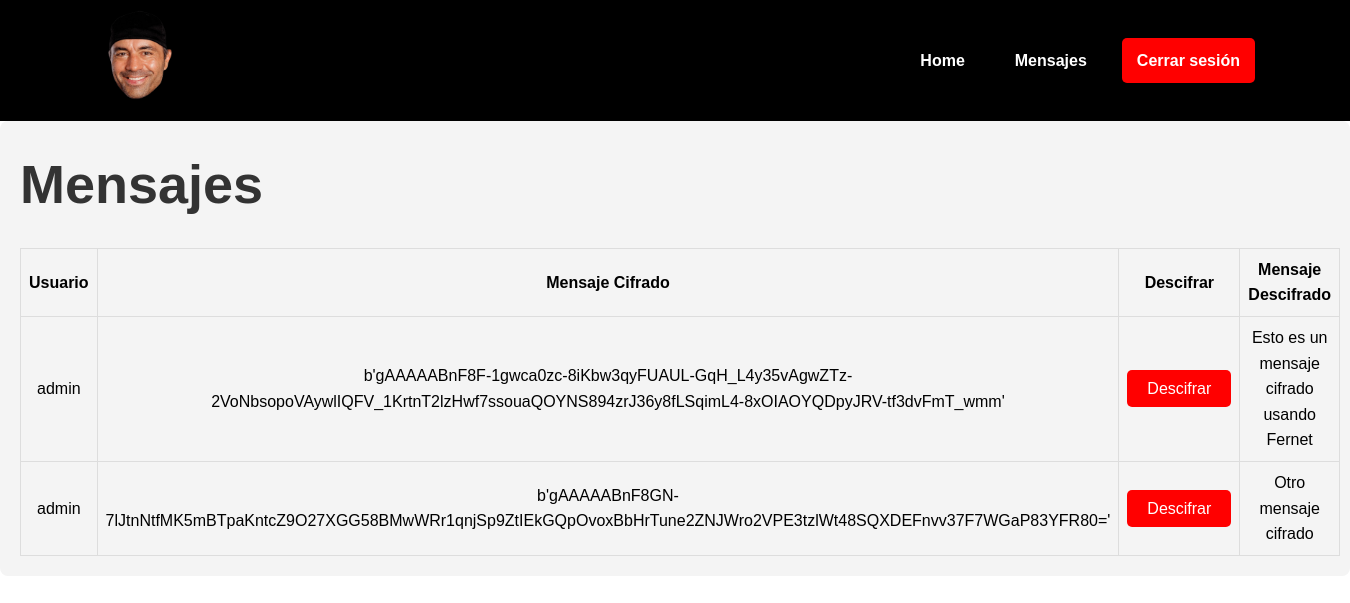
The app's page /mensajes (signed in) with its own data.
### tables this page shows
CREATE TABLE messages (
            message_id INTEGER PRIMARY KEY AUTOINCREMENT,
            user_id INTEGER NOT NULL,
            message TEXT NOT NULL, hmac TEXT, descifrado TEXT,
            FOREIGN KEY (user_id) REFERENCES users(id)
        );

CREATE TABLE users (
            id INTEGER PRIMARY KEY AUTOINCREMENT,
            username TEXT NOT NULL UNIQUE,
            password TEXT NOT NULL
        );

### app.py (the view)
@app.route('/mensajes')
def mensajes():
    if 'user_id' not in session:
        return redirect(url_for('login'))
    conn = get_db_connection()
    messages = conn.execute('''
        SELECT users.username, messages.message, messages.descifrado
        FROM messages
        JOIN users ON messages.user_id = users.id
    ''').fetchall()
    conn.close()
    return render_template('mensajes.html', messages=messages)

### app.py (called while the page is built)
def get_db_connection():
    conn = sqlite3.connect('database.db')
    conn.row_factory = sqlite3.Row
    return conn

@app.context_processor
def inject_is_logged_in():
    return {'is_logged_in': 'user_id' in session}

### templates/mensajes.html (shortened to what this page needs)
<!DOCTYPE html>
<html lang="es">
<head>
    <link rel="stylesheet" href="/static/css/styles.css">
</head>
<body>
    <header>
        <nav>
            <div class="logo">
                <img src="{{ url_for('static', filename='img/joe.png') }}" alt="Logo">
            </div>
            <ul class="menu">
                <li><a href="{{ url_for('index') }}">Home</a></li>
                <li><a href="{{ url_for('mensajes') }}">Mensajes</a></li>
                {% if is_logged_in %}
                    <li><a href="{{ url_for('logout') }}" class="btn">Cerrar sesión</a></li>
                {% else %}
                    <li><a href="{{ url_for('login') }}" class="btn">Iniciar sesión</a></li>
                    <li><a href="{{ url_for('register') }}" class="btn">Registrar</a></li>
                {% endif %}
            </ul>
        </nav>
    </header>
    <section class="formato-mensajes">
        <h1 class="titulo-mensajes">Mensajes</h1>
        <table class="elementos-tabla">
            <thead>
                <tr>
                    <th>Usuario</th>
                    <th>Mensaje Cifrado</th>
                    <th>Descifrar</th>
                    <th>Mensaje Descifrado</th>
                </tr>
            </thead>
            <tbody>
                {% for message in messages %}
                <tr>
                    <td>{{ message.username }}</td>
                    <td>{{ message.message }}</td>
                    <td><a href="#" class="btn">Descifrar</a></td>
                    <td>{{ message.descifrado }}</td>
                </tr>
                {% endfor %}
            </tbody>
        </table>
    </section>
</body>
</html>

### static/css/styles.css (style rules this page uses)
* { margin: 0; padding: 0; box-sizing: border-box; }
body { font-family: 'Poppins', sans-serif; background-color: white; color: black; line-height: 1.6; }
header { background-color: black; padding: 10px 0; }
nav { display: flex; justify-content: space-between; align-items: center; max-width: 1200px; margin: 0 auto; padding: 0 20px; }
.logo { font-size: 24px; color: white; }
.logo img { width: 90px; height: auto; }
.menu { display: flex; align-items: center; list-style: none; padding: 0; margin: 0; }
.menu li { margin-left: 20px; }
.menu a { text-decoration: none; color: white; font-weight: bold; padding: 10px 15px; display: flex; align-items: center; }
.btn { color: white; background-color: red; text-decoration: none; border-radius: 5px; padding: 10px 20px; }
.formato-mensajes { padding: 20px; background-color: #f4f4f4; border-radius: 8px; margin-bottom: 20px; }
.titulo-mensajes { font-size: 54px; font-weight: bold; color: #333; }
.elementos-tabla { width: 100%; border-collapse: collapse; margin-top: 20px; border: 1px solid #ddd; }
.elementos-tabla th, .elementos-tabla td { border: 1px solid #ddd; padding: 8px; text-align: center; }

### records on screen
messages: username "admin", message "b'gAAAAABnF8F-1gwca0zc-8iKbw3qyFUAUL-GqH_L4y35vAgwZTz-2VoNbsopoVAywlIQFV_1KrtnT2lzHwf7ssouaQOYNS894zrJ36y8fLSqimL4-8xOIAOYQDpyJRV-tf3dvFmT_wmm'", descifrado "Esto es un mensaje cifrado usando Fernet"
messages: username "admin", message "b'gAAAAABnF8GN-7lJtnNtfMK5mBTpaKntcZ9O27XGG58BMwWRr1qnjSp9ZtIEkGQpOvoxBbHrTune2ZNJWro2VPE3tzlWt48SQXDEFnvv37F7WGaP83YFR80='", descifrado "Otro mensaje cifrado"
